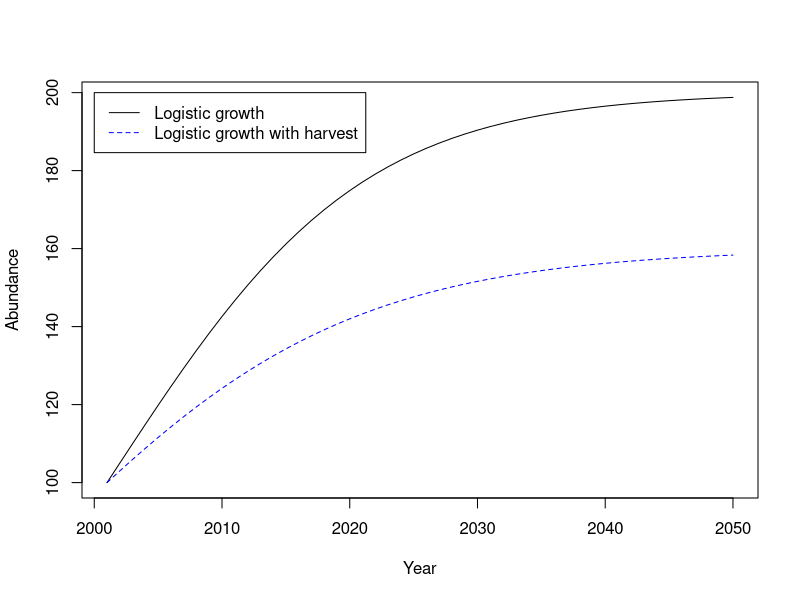

R code for this plot:
## ---- chunk 1
#| label: logistic
#| out-width: "80%"
#| fig-align: "center"
rmax <- 0.1              ## max growth rate
K <- 200                 ## carrying capacity
years <- 2001:2050       ## years
nYears <- length(years)
N1 <- rep(NA, nYears)
N1[1] <- 100             ## abundance in first year
for(t in 2:nYears) {
    N1[t] <- N1[t-1] + N1[t-1]*rmax*(1 - N1[t-1]/K)
}
## ---- chunk 2
#| label: logistic-harvest
#| out-width: "50%"
#| fig-align: "center"
h <- 0.02                ## harvest rate (not the sustainable harvest rate)
N2 <- rep(NA, nYears)
N2[1] <- 100             ## abundance in first year
H <- rep(NA, nYears-1)
for(t in 2:nYears) {
    H[t-1] <- N2[t-1]*h  ## harvest
    N2[t] <- N2[t-1] + N2[t-1]*rmax*(1 - N2[t-1]/K) - H[t-1]
}
plot(years, N1, type="l", xlab="Year", ylab="Abundance")
lines(years, N2, col="blue", lty=2)
legend(2000, 200, c("Logistic growth", "Logistic growth with harvest"),
       col=c("black", "blue"), lty=c(1,2))
